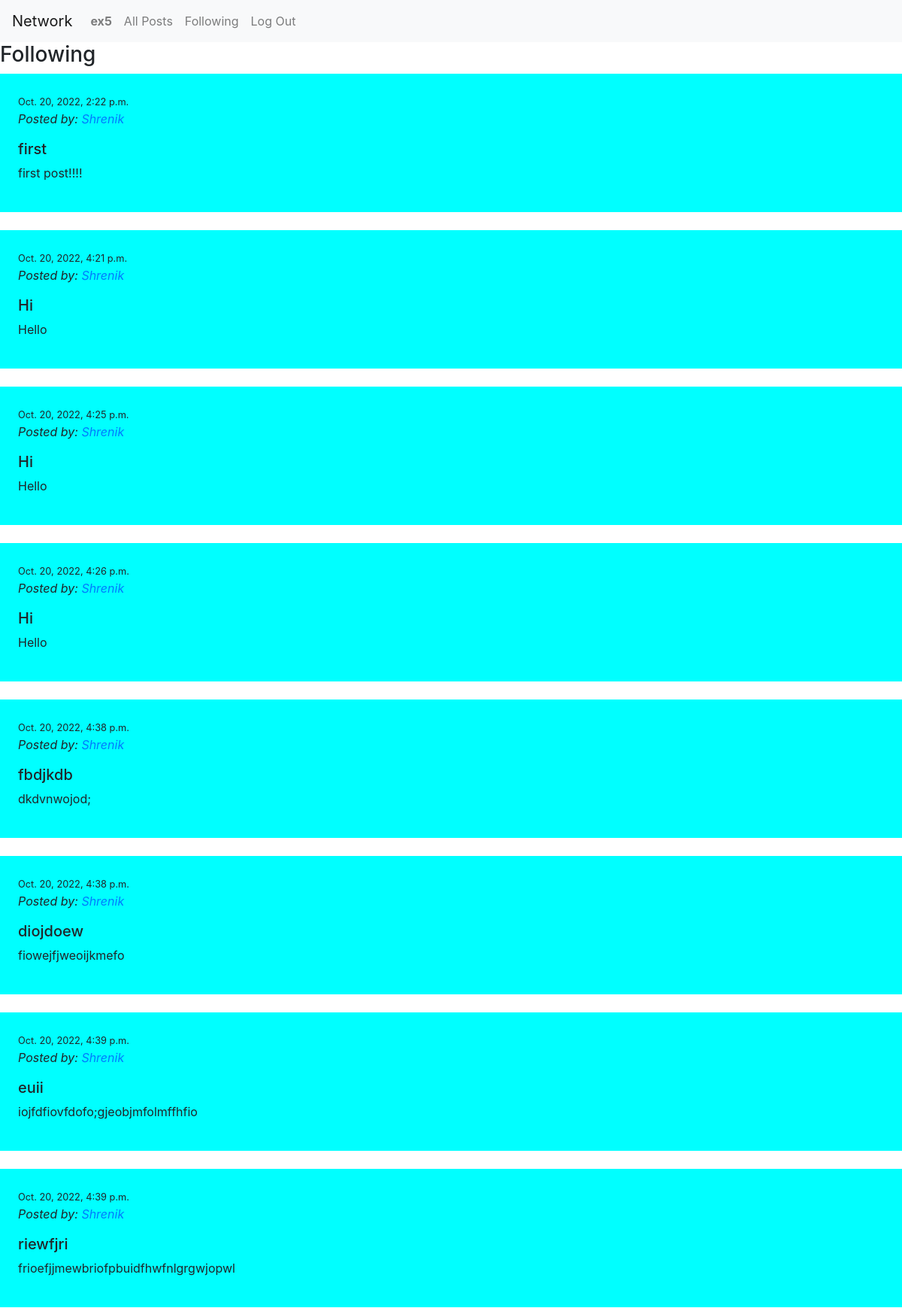
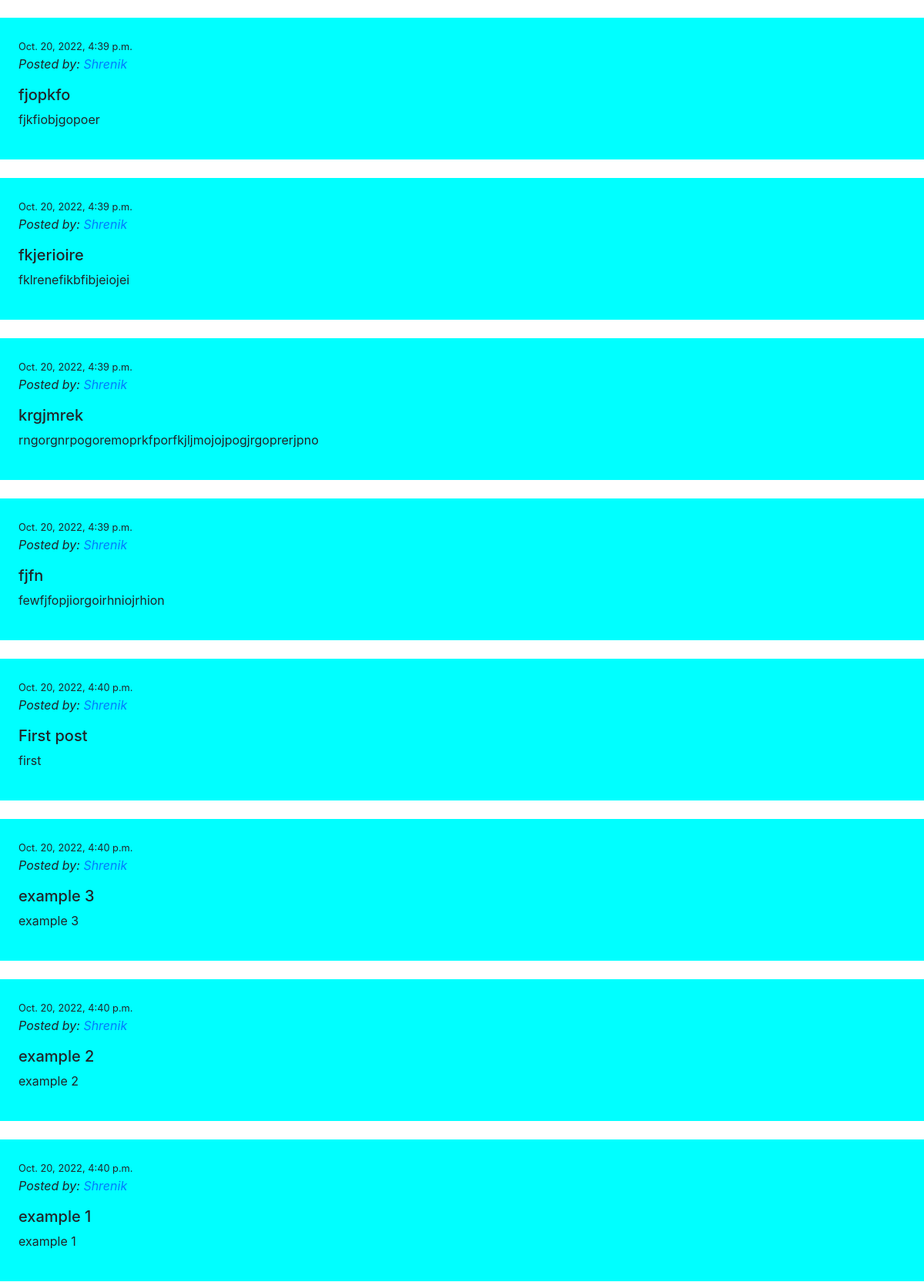
The app's page /following (signed in, upper part) with its own data (2 pictures, top to bottom).
### network/models.py (models this page shows)
class User(AbstractUser):
    pass

class Post(models.Model):
    sender = models.ForeignKey("User", on_delete=models.PROTECT, related_name="emails_sent")
    subject = models.CharField(max_length=255)
    body = models.TextField(blank=True)
    timestamp = models.DateTimeField(auto_now_add=True)
    likes = models.IntegerField()

### network/views.py (the view)
# urls.py: path("following", views.following, name="following"),
def following(request):
    if request.user.is_authenticated:
        follows = Follow.objects.filter(follower = request.user)
        postss = []
        for follow in follows:
            postss.append(Post.objects.filter(sender = follow.following))
    return render(request, "network/following.html", {
        "postss":postss
    })

### network/templates/network/following.html
{% extends "network/layout.html" %}
{% load static %}
{% block body %}
      <h3>Following</h3>
      {% for posts in postss %}
        {% for post in posts %}
        <div style="background-color:aqua; padding:2%;">
            <small>{{post.timestamp}}</small>
            <p style="font-style:italic;">Posted by: <a href="{% url 'profile' post.sender.id %}">{{post.sender}}</a></p>
            <h5>{{post.subject}}</h5>
            <p>{{post.body}}</p>
        </div>
        <br>
        {% endfor %}
      {% endfor %}
{% endblock %}

### network/templates/network/layout.html (shortened to what this page needs)
{% load static %}
<!DOCTYPE html>
<html lang="en">
    <head>
        <link rel="stylesheet" href="https://stackpath.bootstrapcdn.com/bootstrap/4.4.1/css/bootstrap.min.css">
        <link href="{% static 'network/styles.css' %}" rel="stylesheet">
    </head>
    <body>
        <nav class="navbar navbar-expand-lg navbar-light bg-light">
            <a class="navbar-brand" href="#">Network</a>
            <div>
              <ul class="navbar-nav mr-auto">
                {% if user.is_authenticated %}
                    <li class="nav-item">
                        <a class="nav-link" href="#"><strong>{{ user.username }}</strong></a>
                    </li>
                {% endif %}
                <li class="nav-item">
                  <a class="nav-link" href="{% url 'index' %}">All Posts</a>
                </li>
                {% if user.is_authenticated %}
                    <li class="nav-item">
                        <a class="nav-link" href="{% url 'following' %}">Following</a>
                    </li>
                    <li class="nav-item">
                        <a class="nav-link" href="{% url 'logout' %}">Log Out</a>
                    </li>
                {% endif %}
              </ul>
            </div>
          </nav>
        <div class="body">
            {% block body %}
            {% endblock %}
        </div>
    </body>
</html>

### records on screen
User: username "ex5"
Post: timestamp "Oct. 20, 2022, 2:22 p.m.", sender "Shrenik", subject "first", body "first post!!!!"
Post: timestamp "Oct. 20, 2022, 4:21 p.m.", sender "Shrenik", subject "Hi", body "Hello"
Post: timestamp "Oct. 20, 2022, 4:25 p.m.", sender "Shrenik", subject "Hi", body "Hello"
Post: timestamp "Oct. 20, 2022, 4:26 p.m.", sender "Shrenik", subject "Hi", body "Hello"
Post: timestamp "Oct. 20, 2022, 4:38 p.m.", sender "Shrenik", subject "fbdjkdb", body "dkdvnwojod;"
Post: timestamp "Oct. 20, 2022, 4:38 p.m.", sender "Shrenik", subject "diojdoew", body "fiowejfjweoijkmefo"
Post: timestamp "Oct. 20, 2022, 4:39 p.m.", sender "Shrenik", subject "euii", body "iojfdfiovfdofo;gjeobjmfolmffhfio"
Post: timestamp "Oct. 20, 2022, 4:39 p.m.", sender "Shrenik", subject "riewfjri", body "frioefjjmewbriofpbuidfhwfnlgrgwjopwl"
Post: timestamp "Oct. 20, 2022, 4:39 p.m.", sender "Shrenik", subject "fjopkfo", body "fjkfiobjgopoer"
Post: timestamp "Oct. 20, 2022, 4:39 p.m.", sender "Shrenik", subject "fkjerioire", body "fklrenefikbfibjeiojei"
Post: timestamp "Oct. 20, 2022, 4:39 p.m.", sender "Shrenik", subject "krgjmrek", body "rngorgnrpogoremoprkfporfkjljmojojpogjrgoprerjpno"
Post: timestamp "Oct. 20, 2022, 4:39 p.m.", sender "Shrenik", subject "fjfn", body "fewfjfopjiorgoirhniojrhion"
Post: timestamp "Oct. 20, 2022, 4:40 p.m.", sender "Shrenik", subject "First post", body "first"
Post: timestamp "Oct. 20, 2022, 4:40 p.m.", sender "Shrenik", subject "example 3", body "example 3"
Post: timestamp "Oct. 20, 2022, 4:40 p.m.", sender "Shrenik", subject "example 2", body "example 2"
Post: timestamp "Oct. 20, 2022, 4:40 p.m.", sender "Shrenik", subject "example 1", body "example 1"
